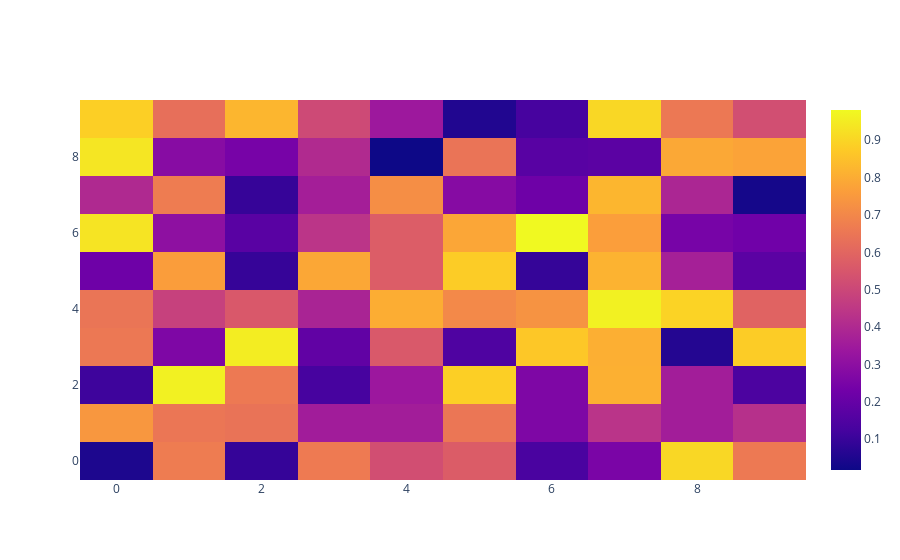

Source (notebook cell):
### Code cell
# Heatmap in plotly

data= np.random.rand(10,10)

heatmap=go.Heatmap(z=data)
fig=go.Figure(data=[heatmap])
fig.show()
